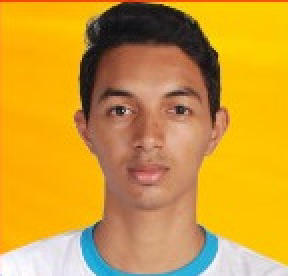
#> input picture ESSA.jpg, 144 x 138 px (shown 2 times larger)
$ jupyter execute DetectionAndSegmentFace.ipynb
#> lines starting #> are read from the running program, lines starting #| are printed output that depends on the picture; after the words box and inside, x2 and y2 are one past the last pixel; in counts of white or black regions, pixels touching at a corner belong together
[cell 1]
import cv2
import numpy as np
import matplotlib.pyplot as plt
from matplotlib import pyplot as plt
from skimage.io import imsave, imread
from skimage import data
from skimage import color
from skimage.filters import threshold_otsu
from skimage import data
from skimage.feature import Cascade
from matplotlib import patches

[cell 2]
def RGB2HEX(color):

    return "#{:02x}{:02x}{:02x}".format(int(color[2]),
                                        int(color[1]),
                                        int(color[0]))

def plot_images(img):

    plt.figure(figsize = (15, 10))
    plt.imshow(img)
    plt.show()

def mergex(mask, img):

    result = img.copy()

    result[:, :, 0] = mask * img[:, :, 0]
    result[:, :, 1] = mask * img[:, :, 1]
    result[:, :, 2] = mask * img[:, :, 2]

    return result

[cell 3]
img=cv2.imread("ESSA.jpg")
#> img is the input picture: shape (138, 144, 3); mean B, G, R 53, 156.7, 207.4

#converting from gbr to hsv color space
img_HSV = cv2.cvtColor(img, cv2.COLOR_BGR2HSV)
#> img_HSV: shape (138, 144, 3); mean H, S, V 29.1, 180.7, 210.9
#skin color range for hsv color space
HSV_mask = cv2.inRange(img_HSV, (0, 15, 0), (17,170,255))
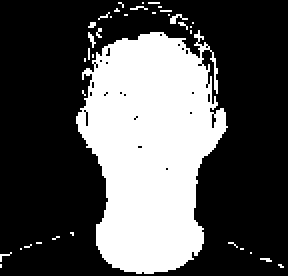
#> HSV_mask: shape (138, 144) (shown 2 times larger); 32.8% white; 37 white regions (36 under 20 px), largest, box (x1, y1, x2, y2) and area: (38, 15, 114, 137) 6358
HSV_mask = cv2.morphologyEx(HSV_mask, cv2.MORPH_OPEN, np.ones((3,3), np.uint8))
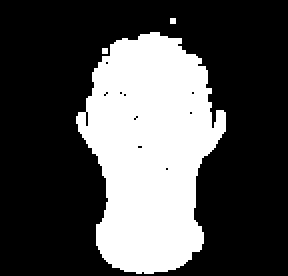
#> HSV_mask: shape (138, 144) (shown 2 times larger); 31.1% white; 3 white regions (2 under 20 px), largest, box (x1, y1, x2, y2) and area: (38, 16, 113, 137) 6162

#converting from gbr to YCbCr color space
img_YCrCb = cv2.cvtColor(img, cv2.COLOR_BGR2YCrCb)
#> img_YCrCb: shape (138, 144, 3); mean of channels 0, 1, 2 160, 161.8, 67.6
#skin color range for hsv color space
YCrCb_mask = cv2.inRange(img_YCrCb, (0, 135, 85), (255,180,135))
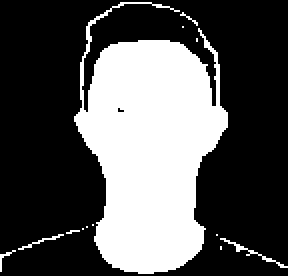
#> YCrCb_mask: shape (138, 144) (shown 2 times larger); 33.2% white; 13 white regions (10 under 20 px), largest, box (x1, y1, x2, y2) and area: (37, 1, 114, 137) 6451, (110, 119, 144, 134) 57, (9, 117, 32, 125) 31
YCrCb_mask = cv2.morphologyEx(YCrCb_mask, cv2.MORPH_OPEN, np.ones((3,3), np.uint8))
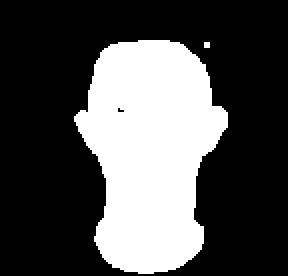
#> YCrCb_mask: shape (138, 144) (shown 2 times larger); 31.4% white; 2 white regions (1 under 20 px), largest, box (x1, y1, x2, y2) and area: (37, 20, 114, 137) 6221

#merge skin detection (YCbCr and hsv)
global_mask=cv2.bitwise_and(YCrCb_mask,HSV_mask)
#> global_mask: shape (138, 144); 30.5% white; 2 white regions (1 under 20 px), largest, box (x1, y1, x2, y2) and area: (38, 20, 113, 137) 6060
global_mask=cv2.medianBlur(global_mask,3)
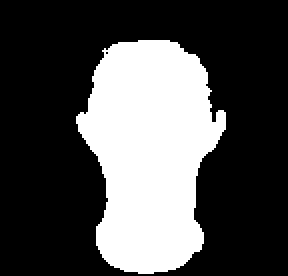
#> global_mask: shape (138, 144) (shown 2 times larger); 30.7% white; 1 white region, box (x1, y1, x2, y2) and area: (38, 20, 113, 137) 6093
global_mask = cv2.morphologyEx(global_mask, cv2.MORPH_OPEN, np.ones((4,4), np.uint8))
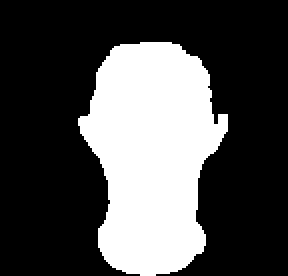
#> global_mask: shape (138, 144) (shown 2 times larger); 30.6% white; 1 white region, box (x1, y1, x2, y2) and area: (39, 21, 114, 138) 6077


HSV_result = cv2.bitwise_not(HSV_mask)
YCrCb_result = cv2.bitwise_not(YCrCb_mask)
global_result=cv2.bitwise_not(global_mask)

[cell 4]
plot_images(HSV_result)

[cell 5]
plot_images(YCrCb_result)

[cell 6]
plot_images(global_result)

[cell 7]
plot_images(img)

[cell 8]
test = mergex(global_result, img)
#> in mergex, `result[:, :, 0] = mask * img[:, :, 0]`:
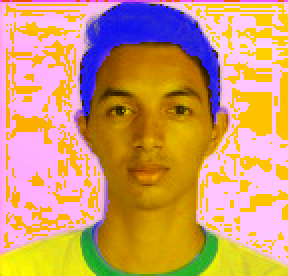
#> result: shape (138, 144, 3) (shown 2 times larger); mean B, G, R 109.5, 156.7, 207.4
#> in mergex, `result[:, :, 1] = mask * img[:, :, 1]`:
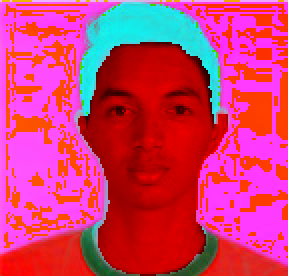
#> result: shape (138, 144, 3) (shown 2 times larger); mean B, G, R 109.5, 58.8, 207.4
#> in mergex, `result[:, :, 2] = mask * img[:, :, 2]`:
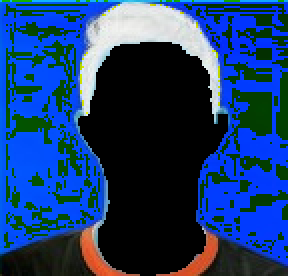
#> result: shape (138, 144, 3) (shown 2 times larger); mean B, G, R 109.5, 58.8, 25.5

[cell 9]
plot_images(test)

[cell 10]
trained_file = data.lbp_frontal_face_cascade_filename()

# Initialize the detector cascade.
detector = Cascade(trained_file)

detected = detector.detect_multi_scale(img=img,
                                       scale_factor=1.2,
                                       step_ratio=1,
                                       min_size=(60, 60),
                                       max_size=(123, 123))
#> detected = 1 item

[cell 11]
plt.figure(figsize = (15, 10))
plt.imshow(img)
img_desc = plt.gca()
plt.set_cmap('gray')

for patch in detected:

    img_desc.add_patch(
        patches.Rectangle(
            (patch['c'], patch['r']),
            patch['width'],
            patch['height'],
            fill=False,
            color='r',
            linewidth=2
        )
    )
#> this loop made 1 pass
#> patch on pass 1: {'r': 26, 'c': 36, 'width': 78, 'height': 78}

plt.show()
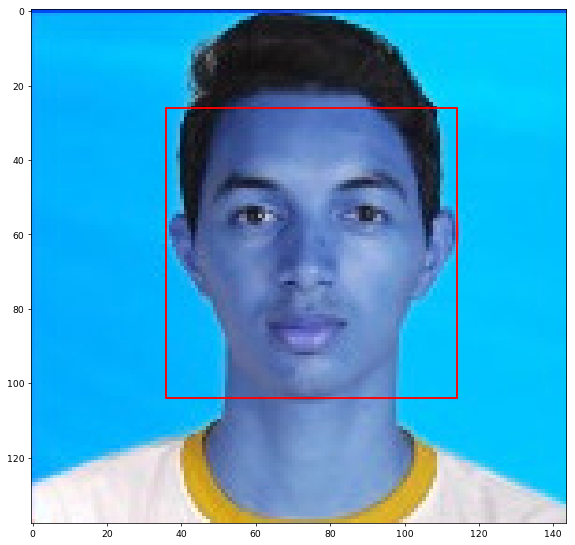
#> figure drawn by matplotlib, 1 panel; B, G, R data is drawn as R, G, B

$ run again, with modelo.jpg copied over ESSA.jpg
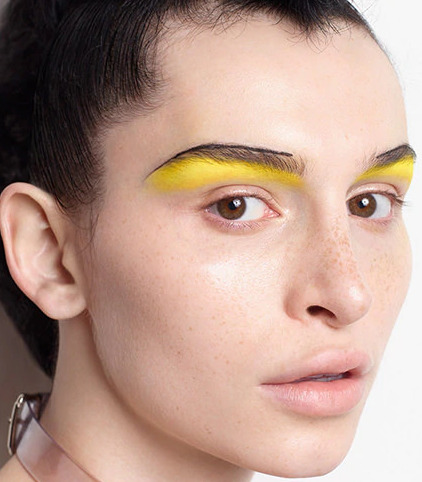
#> input picture modelo.jpg, 422 x 482 px
#> img is the input picture: shape (482, 422, 3); mean B, G, R 140, 153, 183.6
#> img_HSV: shape (482, 422, 3); mean H, S, V 26.7, 66.6, 183.7
#> `HSV_mask = cv2.inRange(img_HSV, (0, 15, 0), (17,170,255))`:
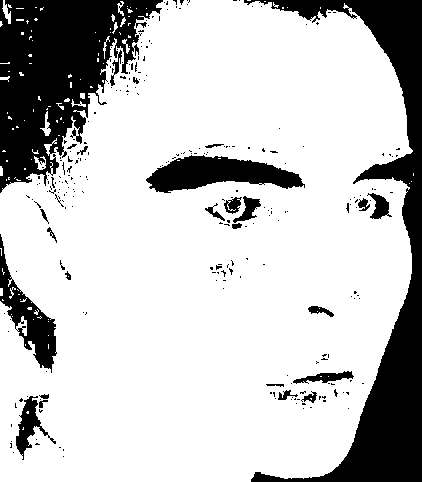
#> HSV_mask: shape (482, 422); 77.5% white; 264 black regions (239 under 20 px), largest, box (x1, y1, x2, y2) and area: (244, 0, 422, 482) 18841, (0, 0, 163, 193) 17138, (146, 155, 305, 193) 3561
#> img_YCrCb: shape (482, 422, 3); mean of channels 0, 1, 2 160.7, 144.3, 116.3
#> HSV_result: shape (482, 422); 23.4% white; 148 white regions (123 under 20 px), largest, box (x1, y1, x2, y2) and area: (244, 0, 422, 482) 19007, (0, 0, 163, 207) 18426, (146, 150, 305, 193) 3672
#> YCrCb_result: shape (482, 422); 22.9% white; 58 white regions (42 under 20 px), largest, box (x1, y1, x2, y2) and area: (0, 0, 170, 193) 20151, (243, 0, 422, 482) 18961, (152, 157, 303, 191) 3071
#> global_result: shape (482, 422); 25% white; 43 white regions (21 under 20 px), largest, box (x1, y1, x2, y2) and area: (0, 0, 170, 207) 21219, (230, 0, 422, 482) 18924, (147, 153, 306, 194) 3669
#> in mergex, `result[:, :, 2] = mask * img[:, :, 2]`:
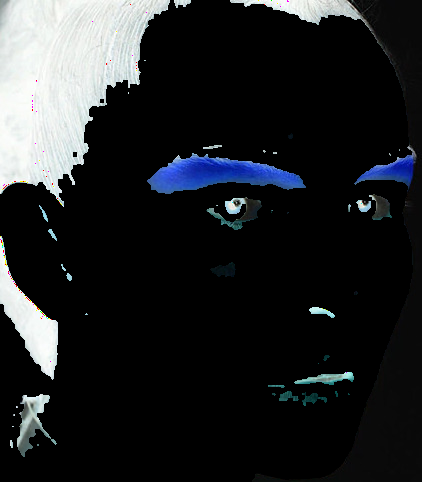
#> result: shape (482, 422, 3); mean B, G, R 37.3, 35.2, 33.1
#> detected = []

$ run again, with modelo_muito_boa.png saved as ESSA.jpg
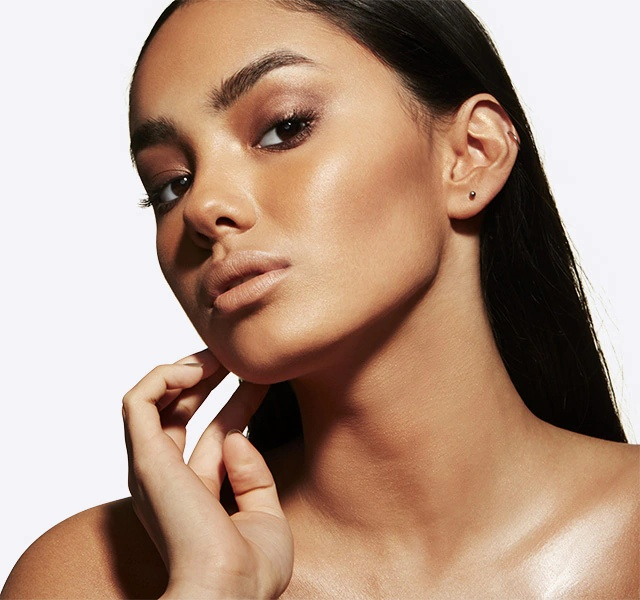
#> input picture modelo_muito_boa.png, 640 x 600 px
#> img is the input picture: shape (600, 640, 3); mean B, G, R 134.9, 152.3, 180
#> img_HSV: shape (600, 640, 3); mean H, S, V 45.4, 88.4, 181.1
#> img_YCrCb: shape (600, 640, 3); mean of channels 0, 1, 2 158.6, 143.3, 114.6
#> HSV_result: shape (600, 640); 44.1% white; 242 white regions (217 under 20 px), largest, box (x1, y1, x2, y2) and area: (0, 0, 440, 592) 96586, (345, 0, 640, 444) 62712, (107, 501, 170, 600) 4260
#> YCrCb_result: shape (600, 640); 40.7% white; 14 white regions (6 under 20 px), largest, box (x1, y1, x2, y2) and area: (0, 0, 207, 592) 78683, (313, 0, 640, 444) 71243, (244, 381, 304, 467) 3126
#> global_result: shape (600, 640); 47.5% white; 49 white regions (30 under 20 px), largest, box (x1, y1, x2, y2) and area: (0, 0, 439, 600) 103213, (313, 0, 640, 445) 73551, (175, 216, 219, 273) 1330
#> in mergex, `result[:, :, 2] = mask * img[:, :, 2]`:
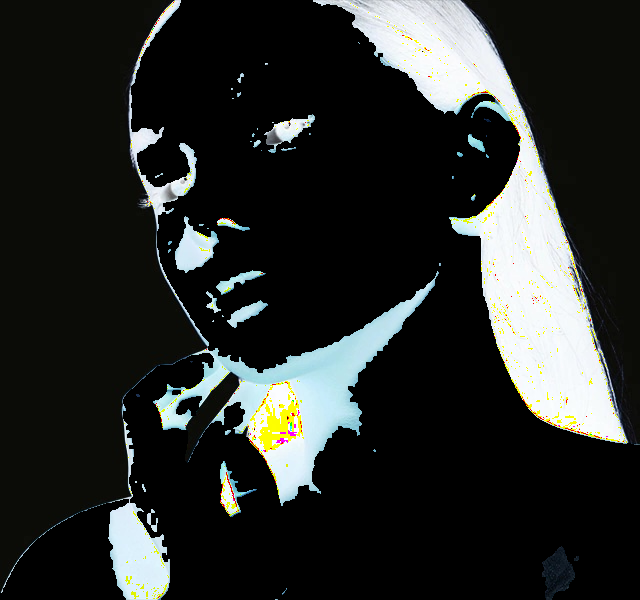
#> result: shape (600, 640, 3); mean B, G, R 41.9, 44.1, 41.3
#> detected = []
